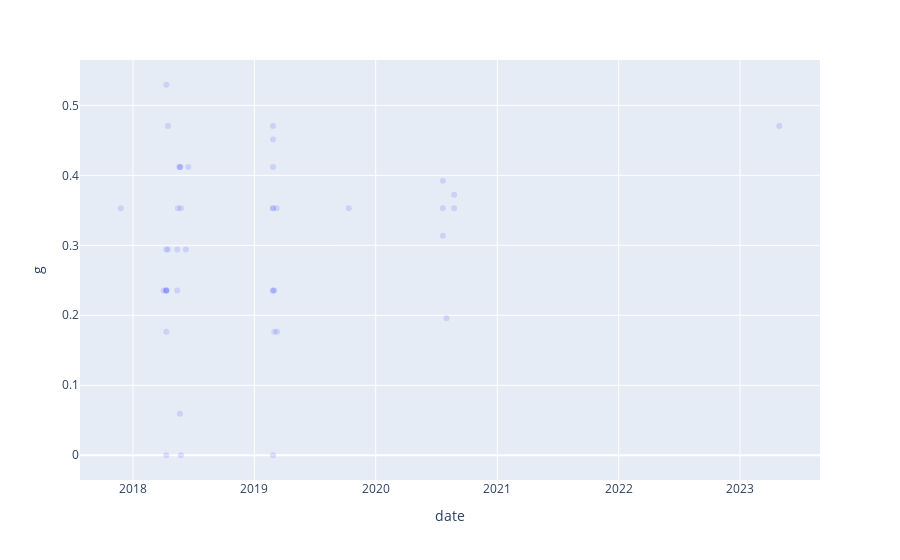

The cell this chart's notebook holds for it:
### Code cell
px.scatter(data_frame=ascents[(ascents['user']=='paulk') & (~ascents['date'].isna())].sort_values(by='date'),
          x='date', y='g', opacity=0.2)

### Figure 1 — Plotly figure (JSON) as saved in the notebook; plotly's stock layout.template omitted (floating-point values rounded to 4 significant figures)
{"data": [{"hovertemplate": "date=%{x}<br>g=%{y}<extra></extra>", "legendgroup": "", "marker": {"color": "#636efa", "opacity": 0.2, "symbol": "circle"}, "mode": "markers", "name": "", "orientation": "v", "showlegend": false, "type": "scatter", "x": ["2017-11-25T00:00:00", "2018-04-03T00:00:00", "2018-04-11T00:00:00", "2018-04-11T00:00:00", "2018-04-11T00:00:00", "2018-04-11T00:00:00", "2018-04-11T00:00:00", "2018-04-11T00:00:00", "2018-04-11T00:00:00", "2018-04-11T00:00:00", "2018-04-16T00:00:00", "2018-04-16T00:00:00", "2018-05-14T00:00:00", "2018-05-14T00:00:00", "2018-05-16T00:00:00", "2018-05-21T00:00:00", "2018-05-21T00:00:00", "2018-05-22T00:00:00", "2018-05-24T00:00:00", "2018-05-25T00:00:00", "2018-05-25T00:00:00", "2018-06-09T00:00:00", "2018-06-16T00:00:00", "2019-02-26T00:00:00", "2019-02-26T00:00:00", "2019-02-26T00:00:00", "2019-02-26T00:00:00", "2019-02-26T00:00:00", "2019-02-26T00:00:00", "2019-02-26T00:00:00", "2019-02-26T00:00:00", "2019-03-02T00:00:00", "2019-03-02T00:00:00", "2019-03-09T00:00:00", "2019-03-10T00:00:00", "2019-10-12T00:00:00", "2020-07-21T00:00:00", "2020-07-21T00:00:00", "2020-07-21T00:00:00", "2020-08-01T00:00:00", "2020-08-24T00:00:00", "2020-08-24T00:00:00", "2023-04-29T00:00:00"], "xaxis": "x", "y": [0.3529, 0.2353, 0.5294, 0.2353, 0.2941, 0, 0.1765, 0.2353, 0.2353, 0.2353, 0.4706, 0.2941, 0.2353, 0.2941, 0.3529, 0.4118, 0.4118, 0.05914, 0.4118, 0.3529, 0, 0.2941, 0.4118, 0.3529, 0.4706, 0.2353, 0.4118, 0.3529, 0.2353, 0, 0.4512, 0.2353, 0.1765, 0.3529, 0.1765, 0.3529, 0.3529, 0.3135, 0.3924, 0.1959, 0.3529, 0.3724, 0.4706], "yaxis": "y"}], "layout": {"autosize": true, "legend": {"tracegroupgap": 0}, "margin": {"t": 60}, "xaxis": {"anchor": "y", "autorange": true, "domain": [0, 1], "range": ["2017-07-31 05:01:06.0955", "2023-08-23 18:58:53.9045"], "title": {"text": "date"}, "type": "date"}, "yaxis": {"anchor": "x", "autorange": true, "domain": [0, 1], "range": [-0.04099, 0.5704], "title": {"text": "g"}, "type": "linear"}}}
